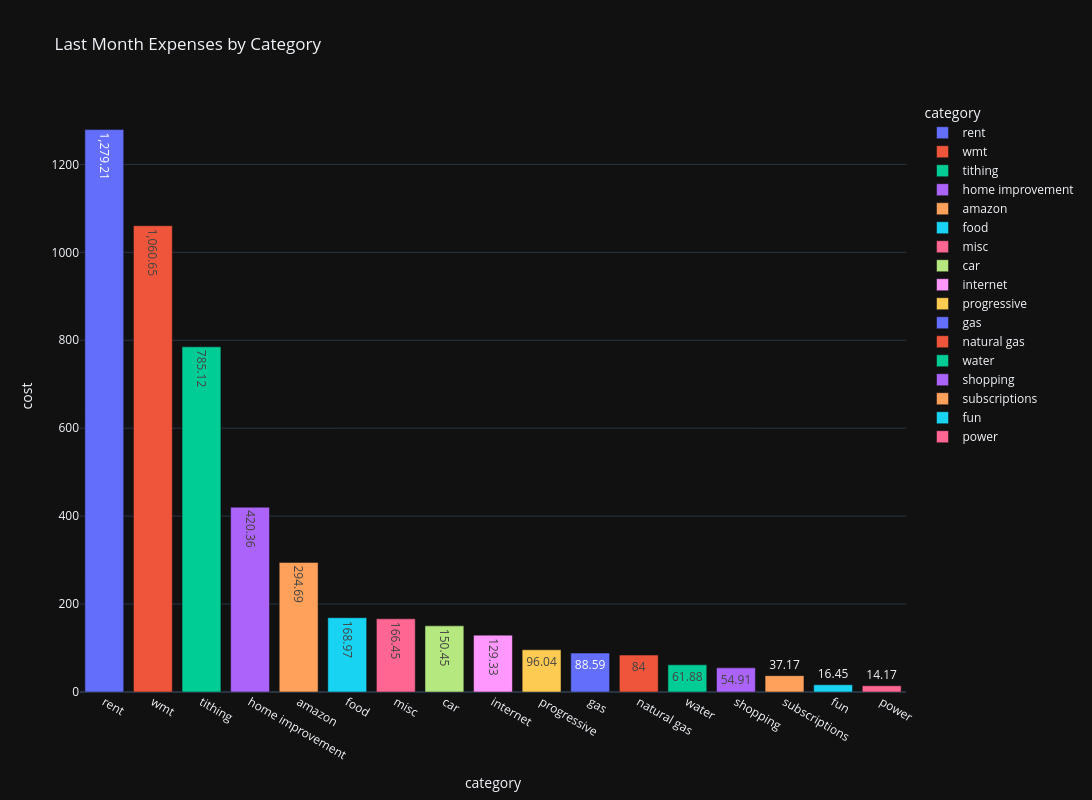

Here is the notebook cell this chart was saved with:
### Markdown cell above
### Only October Numbers (wip)

### Code cell
tempDF = df.filter(pl.col('month') == last_month_int) \
            .group_by(['category']).agg(pl.sum("cost")) 

tempDF = tempDF.sort(by='cost', descending=True)

fig = px.bar(tempDF.to_pandas(), x="category", y="cost", color="category",
             title="Last Month Expenses by Category",
            #  category_orders={"monthName": month_order},
             template='plotly_dark',
             labels={'monthName':''},
             text_auto=True,
             height=800,
             width=1600)

fig.show()

### Figure 1 — Plotly figure (JSON) as saved in the notebook; plotly's stock layout.template omitted (floating-point values rounded to 4 significant figures)
{"data": [{"hovertemplate": "category=%{x}<br>cost=%{y}<extra></extra>", "legendgroup": "rent", "marker": {"color": "#636efa", "pattern": {"shape": ""}}, "name": "rent", "orientation": "v", "showlegend": true, "textposition": "auto", "texttemplate": "%{y}", "type": "bar", "x": ["rent"], "xaxis": "x", "y": [1279.0], "yaxis": "y"}, {"hovertemplate": "category=%{x}<br>cost=%{y}<extra></extra>", "legendgroup": "wmt", "marker": {"color": "#EF553B", "pattern": {"shape": ""}}, "name": "wmt", "orientation": "v", "showlegend": true, "textposition": "auto", "texttemplate": "%{y}", "type": "bar", "x": ["wmt"], "xaxis": "x", "y": [1061.0], "yaxis": "y"}, {"hovertemplate": "category=%{x}<br>cost=%{y}<extra></extra>", "legendgroup": "tithing", "marker": {"color": "#00cc96", "pattern": {"shape": ""}}, "name": "tithing", "orientation": "v", "showlegend": true, "textposition": "auto", "texttemplate": "%{y}", "type": "bar", "x": ["tithing"], "xaxis": "x", "y": [785.1], "yaxis": "y"}, {"hovertemplate": "category=%{x}<br>cost=%{y}<extra></extra>", "legendgroup": "home improvement", "marker": {"color": "#ab63fa", "pattern": {"shape": ""}}, "name": "home improvement", "orientation": "v", "showlegend": true, "textposition": "auto", "texttemplate": "%{y}", "type": "bar", "x": ["home improvement"], "xaxis": "x", "y": [420.4], "yaxis": "y"}, {"hovertemplate": "category=%{x}<br>cost=%{y}<extra></extra>", "legendgroup": "amazon", "marker": {"color": "#FFA15A", "pattern": {"shape": ""}}, "name": "amazon", "orientation": "v", "showlegend": true, "textposition": "auto", "texttemplate": "%{y}", "type": "bar", "x": ["amazon"], "xaxis": "x", "y": [294.7], "yaxis": "y"}, {"hovertemplate": "category=%{x}<br>cost=%{y}<extra></extra>", "legendgroup": "food", "marker": {"color": "#19d3f3", "pattern": {"shape": ""}}, "name": "food", "orientation": "v", "showlegend": true, "textposition": "auto", "texttemplate": "%{y}", "type": "bar", "x": ["food"], "xaxis": "x", "y": [169.0], "yaxis": "y"}, {"hovertemplate": "category=%{x}<br>cost=%{y}<extra></extra>", "legendgroup": "misc", "marker": {"color": "#FF6692", "pattern": {"shape": ""}}, "name": "misc", "orientation": "v", "showlegend": true, "textposition": "auto", "texttemplate": "%{y}", "type": "bar", "x": ["misc"], "xaxis": "x", "y": [166.4], "yaxis": "y"}, {"hovertemplate": "category=%{x}<br>cost=%{y}<extra></extra>", "legendgroup": "car", "marker": {"color": "#B6E880", "pattern": {"shape": ""}}, "name": "car", "orientation": "v", "showlegend": true, "textposition": "auto", "texttemplate": "%{y}", "type": "bar", "x": ["car"], "xaxis": "x", "y": [150.4], "yaxis": "y"}, {"hovertemplate": "category=%{x}<br>cost=%{y}<extra></extra>", "legendgroup": "internet", "marker": {"color": "#FF97FF", "pattern": {"shape": ""}}, "name": "internet", "orientation": "v", "showlegend": true, "textposition": "auto", "texttemplate": "%{y}", "type": "bar", "x": ["internet"], "xaxis": "x", "y": [129.3], "yaxis": "y"}, {"hovertemplate": "category=%{x}<br>cost=%{y}<extra></extra>", "legendgroup": "progressive", "marker": {"color": "#FECB52", "pattern": {"shape": ""}}, "name": "progressive", "orientation": "v", "showlegend": true, "textposition": "auto", "texttemplate": "%{y}", "type": "bar", "x": ["progressive"], "xaxis": "x", "y": [96.04], "yaxis": "y"}, {"hovertemplate": "category=%{x}<br>cost=%{y}<extra></extra>", "legendgroup": "gas", "marker": {"color": "#636efa", "pattern": {"shape": ""}}, "name": "gas", "orientation": "v", "showlegend": true, "textposition": "auto", "texttemplate": "%{y}", "type": "bar", "x": ["gas"], "xaxis": "x", "y": [88.59], "yaxis": "y"}, {"hovertemplate": "category=%{x}<br>cost=%{y}<extra></extra>", "legendgroup": "natural gas", "marker": {"color": "#EF553B", "pattern": {"shape": ""}}, "name": "natural gas", "orientation": "v", "showlegend": true, "textposition": "auto", "texttemplate": "%{y}", "type": "bar", "x": ["natural gas"], "xaxis": "x", "y": [84.0], "yaxis": "y"}, {"hovertemplate": "category=%{x}<br>cost=%{y}<extra></extra>", "legendgroup": "water", "marker": {"color": "#00cc96", "pattern": {"shape": ""}}, "name": "water", "orientation": "v", "showlegend": true, "textposition": "auto", "texttemplate": "%{y}", "type": "bar", "x": ["water"], "xaxis": "x", "y": [61.88], "yaxis": "y"}, {"hovertemplate": "category=%{x}<br>cost=%{y}<extra></extra>", "legendgroup": "shopping", "marker": {"color": "#ab63fa", "pattern": {"shape": ""}}, "name": "shopping", "orientation": "v", "showlegend": true, "textposition": "auto", "texttemplate": "%{y}", "type": "bar", "x": ["shopping"], "xaxis": "x", "y": [54.91], "yaxis": "y"}, {"hovertemplate": "category=%{x}<br>cost=%{y}<extra></extra>", "legendgroup": "subscriptions", "marker": {"color": "#FFA15A", "pattern": {"shape": ""}}, "name": "subscriptions", "orientation": "v", "showlegend": true, "textposition": "auto", "texttemplate": "%{y}", "type": "bar", "x": ["subscriptions"], "xaxis": "x", "y": [37.17], "yaxis": "y"}, {"hovertemplate": "category=%{x}<br>cost=%{y}<extra></extra>", "legendgroup": "fun", "marker": {"color": "#19d3f3", "pattern": {"shape": ""}}, "name": "fun", "orientation": "v", "showlegend": true, "textposition": "auto", "texttemplate": "%{y}", "type": "bar", "x": ["fun"], "xaxis": "x", "y": [16.45], "yaxis": "y"}, {"hovertemplate": "category=%{x}<br>cost=%{y}<extra></extra>", "legendgroup": "power", "marker": {"color": "#FF6692", "pattern": {"shape": ""}}, "name": "power", "orientation": "v", "showlegend": true, "textposition": "auto", "texttemplate": "%{y}", "type": "bar", "x": ["power"], "xaxis": "x", "y": [14.17], "yaxis": "y"}], "layout": {"barmode": "relative", "height": 800, "legend": {"title": {"text": "category"}, "tracegroupgap": 0}, "title": {"text": "Last Month Expenses by Category"}, "width": 1600, "xaxis": {"anchor": "y", "categoryarray": ["rent", "wmt", "tithing", "home improvement", "amazon", "food", "misc", "car", "internet", "progressive", "gas", "natural gas", "water", "shopping", "subscriptions", "fun", "power"], "categoryorder": "array", "domain": [0, 1], "title": {"text": "category"}}, "yaxis": {"anchor": "x", "domain": [0, 1], "title": {"text": "cost"}}}}
